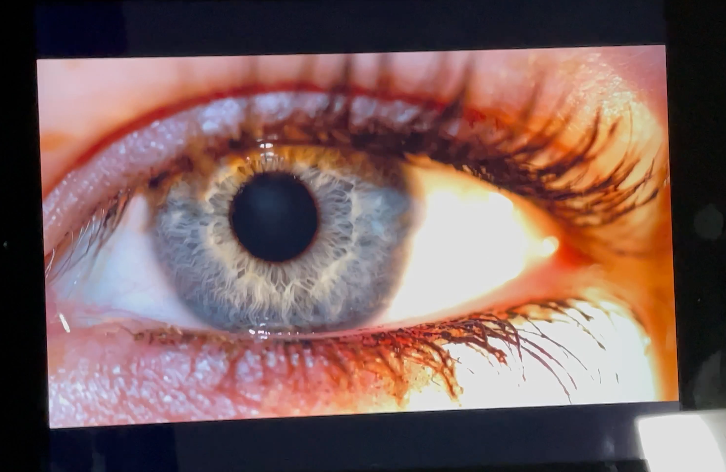
#> input picture Python Projects/project4/eye.PNG, 726 x 472 px
$ python clusters.py
#> lines starting #> are read from the running program, lines starting #| are printed output that depends on the picture

import matplotlib.pyplot as plt

from sklearn.cluster import KMeans


pic = plt.imread('eye.PNG')
#> pic is the input picture: shape (472, 726, 4) float32; mean R, G, B, A 0.49, 0.382, 0.373, 1

pic_reshape = pic.reshape(pic.shape[0]*pic.shape[1], pic.shape[2])

kmeans = KMeans(n_clusters=6, random_state=0).fit(pic_reshape)
pic2show = kmeans.cluster_centers_[kmeans.labels_]

cluster_pic = pic2show.reshape(pic.shape[0], pic.shape[1], pic.shape[2])
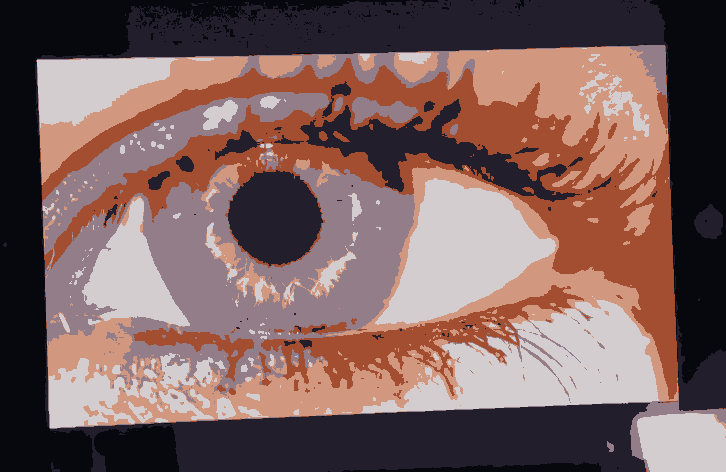
#> cluster_pic: shape (472, 726, 4) float32; mean R, G, B, A 0.49, 0.381, 0.373, 1
plt.imshow(cluster_pic)
plt.show()
